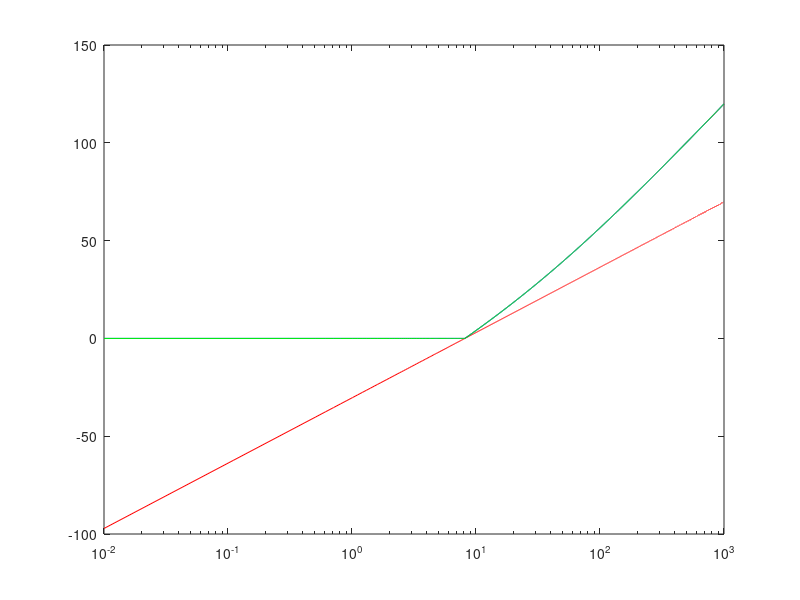

The MATLAB script that drew this image:

F=[0:0.01:200];

fb=14.5;
k=0.561;
C=0.0;
kon=701250;

kon=C*kon;
kall=(2*exp((3*F)/(2*fb))*k^2)./(exp(F/(2*fb))*k + exp(F/fb)*k +kon);
kall_1=-1./(-exp(F/(2*fb))*k - exp(F/fb)*k -kon + sqrt(-4*exp((3*F)/(2*fb))*k.^2 + (exp(F/(2*fb))*k + exp(F/fb)*k + kon).^2));
r=[0.01:0.1:1000];
Fb=[];
Fb1=[];

for i=1:length(r)
   
    Ks=r(i)/fb;
    dk=abs(kall-Ks);
    dk1=abs(kall_1-Ks);
    f=find(dk==min(dk));
    f1=find(dk1==min(dk1));
    Fb(i)=F(f);
    Fb1(i)=F(f);
end

Fm=fb*log(r/(fb*k));
hold off
semilogx(r,Fm,'r');
hold on;
semilogx(r,Fb,'b');
semilogx(r,Fb1,'g');
% ylim([0,50])


%% 
